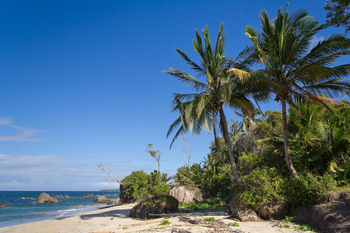
#> input picture images/image2.png, 350 x 233 px
$ jupyter execute '7 - Histograms.ipynb'   (shell and % lines are left out)
#> lines starting #> are read from the running program, lines starting #| are printed output that depends on the picture; after the words box and inside, x2 and y2 are one past the last pixel; in counts of white or black regions, pixels touching at a corner belong together
# Histograms
### - Grayscale Histograms, Color Histograms, Histogram Equalization, Histogram and Masks
### Import the necessary packages

[cell 1]
from matplotlib import pyplot as plt
import numpy as np
import cv2

# 1. Grayscale Histogram

### Load the image, convert it to grayscale, and show it

[cell 2]
image = cv2.imread("images/image2.png")
#> image is the input picture: shape (233, 350, 3); mean B, G, R 136, 110.4, 78.6
gray = cv2.cvtColor(image, cv2.COLOR_BGR2GRAY)
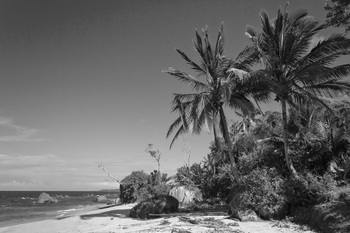
#> gray: shape (233, 350); min 3, max 250, mean 103.8
plt.imshow(gray, cmap='gray')
plt.title('Gray')

### Construct a grayscale histogram

[cell 3]
hist = cv2.calcHist([gray], [0], None, [256], [0, 256])
#> hist = 256 values, max 1023 at index 91, min 0 at index 0, mean 318.6

### Plot the histogram

[cell 4]
plt.figure()
plt.title("Grayscale Histogram")
plt.xlabel("Bins")
plt.ylabel("# of Pixels")
plt.plot(hist)
plt.xlim([0, 256])
plt.show()
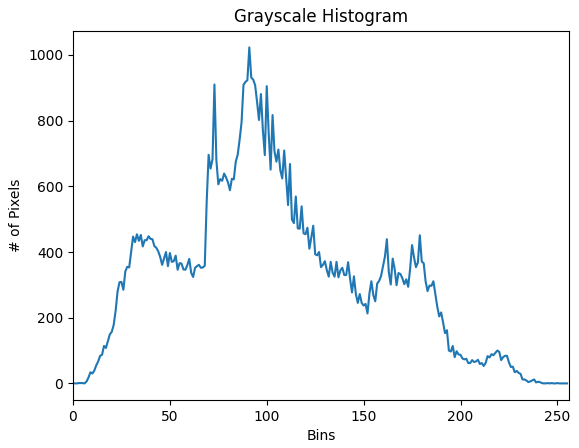
#> figure drawn by matplotlib, 1 panel; curve peaks at x = 91, y = 1023

# 2. Color Histograms

### Grab the image channels, initialize the tuple of colors and the figure

[cell 5]
chans = cv2.split(image)
colors = ("b", "g", "r")
plt.figure()
plt.title("'Flattened' Color Histogram")
plt.xlabel("Bins")
plt.ylabel("# of Pixels")

# Loop over the image channels

for (chan, color) in zip(chans, colors):
    # Create a histogram for the current channel and plot it
    hist = cv2.calcHist([chan], [0], None, [256], [0, 256])
    plt.plot(hist, color = color)
    plt.xlim([0, 256])
#> this loop made 3 passes
#> color on passes 1 to 3: 'b', 'g', 'r'
#> figure, not shown here; curve peaks at x = 185, y = 933; curve peaks at x = 102, y = 1235; curve peaks at x = 0, y = 1510

### Let's move on to 2D histograms

-- I am reducing the number of bins in the histogram from 256 to 32 so we can better visualize the results

[cell 6]
fig = plt.figure(figsize=(18,5))

# Plot a 2D color histogram for green and blue
ax = fig.add_subplot(131)
hist = cv2.calcHist([chans[1], chans[0]], [0, 1], None, [32, 32], [0, 256, 0, 256])
p = ax.imshow(hist, interpolation = "nearest", cmap=plt.cm.jet)
ax.set_title("2D Color Histogram for G and B")
plt.colorbar(p)

[cell 7]
# Plot a 2D color histogram for green and red
fig = plt.figure(figsize=(18,5))

ax = fig.add_subplot(132)
hist = cv2.calcHist([chans[1], chans[2]], [0, 1], None, [32, 32], [0, 256, 0, 256])
p = ax.imshow(hist, interpolation = "nearest", cmap=plt.cm.jet)
ax.set_title("2D Color Histogram for G and R")
plt.colorbar(p)
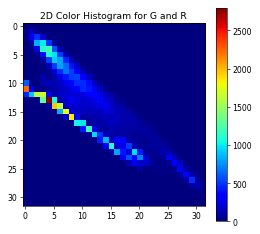
#> figure drawn by matplotlib, 2 panels

[cell 8]
# Plot a 2D color histogram for blue and red
fig = plt.figure(figsize=(18,5))

ax = fig.add_subplot(133)
hist = cv2.calcHist([chans[0], chans[2]], [0, 1], None,
    [32, 32], [0, 256, 0, 256])
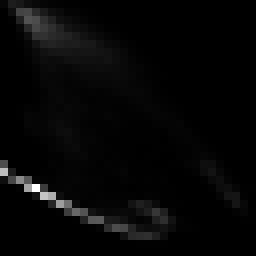
#> hist: shape (32, 32) float32 (shown 8 times larger); min 0, max 2991, mean 79.6; drawn with min black and max white
p = ax.imshow(hist, interpolation = "nearest", cmap=plt.cm.jet)
ax.set_title("2D Color Histogram for B and R")
plt.colorbar(p)
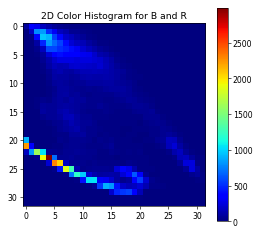
#> figure drawn by matplotlib, 2 panels

# 3. Histogram Equalization

### Apply histogram equalization to stretch the constrast of our Gray image

[cell 9]
eq = cv2.equalizeHist(gray)
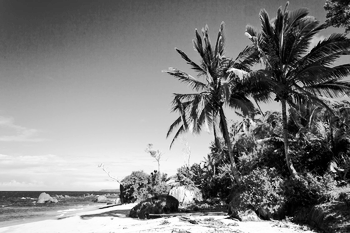
#> eq: shape (233, 350); min 0, max 255, mean 128.3

### Show our images -- notice how the constrast of the second image has been stretched

[cell 10]
plt.figure(figsize=(20,3))
plt.imshow(np.hstack([gray, eq]), cmap='gray')
plt.title('Histogram Equalization (Before and After)')
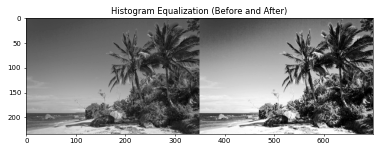
#> figure drawn by matplotlib, 1 panel

# 4. Histogram and Masks

[cell 11]
def plot_histogram(image, title, mask = None):
    # Grab the image channels, initialize the tuple of colors
    # and the figure
#> called with title = 'Histogram for Original Image'
    chans = cv2.split(image)
    colors = ("b", "g", "r")
    plt.figure()
    plt.title(title)
    plt.xlabel("Bins")
    plt.ylabel("# of Pixels")

    # Loop over the image channels
    for (chan, color) in zip(chans, colors):
        # Create a histogram for the current channel and plot it
        hist = cv2.calcHist([chan], [0], mask, [256], [0, 256])
        plt.plot(hist, color = color)
        plt.xlim([0, 256])

### Construct the argument parser and parse the arguments

[cell 12]
# Plot a histogram using the above method
plot_histogram(image, "Histogram for Original Image")
#> figure, not shown here; curve peaks at x = 185, y = 933; curve peaks at x = 102, y = 1235; curve peaks at x = 0, y = 1510

Construct a mask for our image -- our mask will be BLACK for regions we want to IGNORE and WHITE for regions we want to EXAMINE.

In this example we will be examining the foliage of the image, so we'll draw a white rectangle where the foliage is.

[cell 13]
mask = np.zeros(image.shape[:2], dtype = "uint8")
cv2.rectangle(mask, (15, 15), (130, 100), (255,255,255), -1)
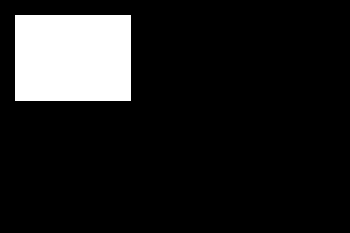
#> mask: shape (233, 350); 12.2% white; 1 white region, box (x1, y1, x2, y2) and area: (15, 15, 131, 101) 9976
plt.imshow(mask, cmap='gray')
plt.title('Mask')

### What does masking our image look like?

[cell 14]
masked = cv2.bitwise_and(image, image, mask = mask)
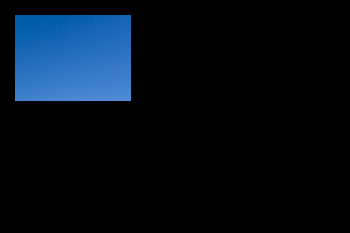
#> masked: shape (233, 350, 3); mean B, G, R 23.3, 13.7, 4.7
plt.imshow(cv2.cvtColor(masked, cv2.COLOR_BGR2RGB))
plt.title("Applying the Mask")

### Let's compute a histogram for our image, but we'll only include pixels in the masked region

[cell 15]
plot_histogram(image, "Histogram for Masked Image", mask = mask)
#> the loop in plot_histogram (call 2), `for (chan, color) in zip(chans, colors):` made 3 passes
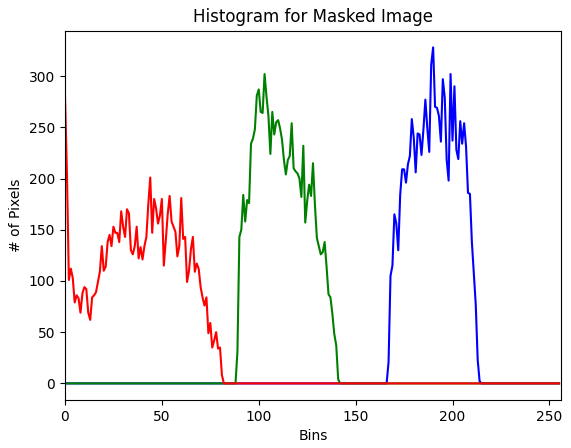
#> figure drawn by matplotlib, 1 panel; curve peaks at x = 190, y = 328; curve peaks at x = 103, y = 302; curve peaks at x = 0, y = 281

$ run again, with images/image3.png copied over images/image2.png
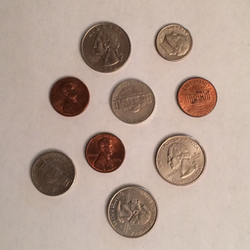
#> input picture images/image3.png, 250 x 250 px
#> image is the input picture: shape (250, 250, 3); mean B, G, R 147.7, 159.9, 180.7
#> `hist = cv2.calcHist([gray], [0], None, [256], [0, 256])`: hist = 256 values, max 2395 at index 199, min 0 at index 0, mean 244.1
#> the loop `for (chan, color) in zip(chans, colors):` made 3 passes
#> color on passes 1 to 3: 'b', 'g', 'r'
#> the loop in plot_histogram, `for (chan, color) in zip(chans, colors):` made 3 passes
#> `cv2.rectangle(mask, (15, 15), (130, 100), (255,255,255), -1)`:
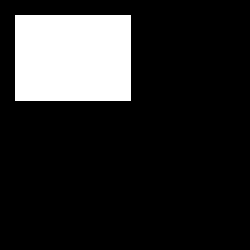
#> mask: shape (250, 250); 16% white; 1 white region, box (x1, y1, x2, y2) and area: (15, 15, 131, 101) 9976
#> the loop in plot_histogram (call 2), `for (chan, color) in zip(chans, colors):` made 3 passes
#> `[cell 15] plot_histogram(image, "Histogram for Masked Image", mask = m..`:
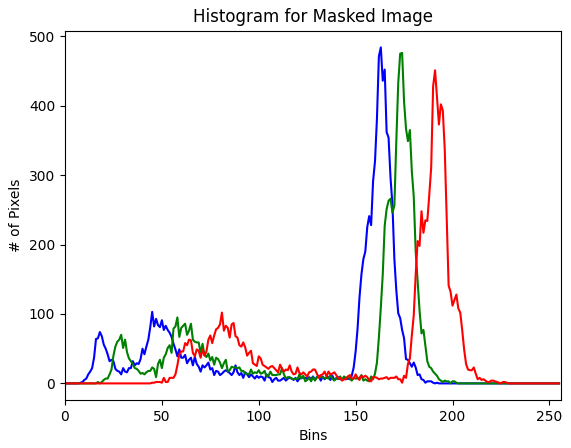
#> figure drawn by matplotlib, 1 panel; curve peaks at x = 163, y = 484; curve peaks at x = 174, y = 476; curve peaks at x = 191, y = 451

$ run again, with images/image4.png copied over images/image2.png
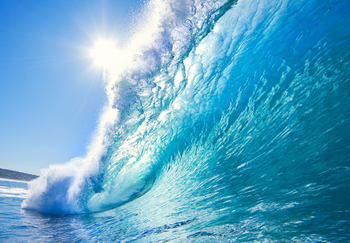
#> input picture images/image4.png, 350 x 243 px
#> image is the input picture: shape (243, 350, 3); mean B, G, R 199.1, 166.5, 93.5
#> `hist = cv2.calcHist([gray], [0], None, [256], [0, 256])`: hist = 256 values, max 937 at index 181, min 0 at index 0, mean 332.2
#> the loop `for (chan, color) in zip(chans, colors):` made 3 passes
#> color on passes 1 to 3: 'b', 'g', 'r'
#> the loop in plot_histogram, `for (chan, color) in zip(chans, colors):` made 3 passes
#> mask: shape (243, 350); 11.7% white; 1 white region, box (x1, y1, x2, y2) and area: (15, 15, 131, 101) 9976
#> the loop in plot_histogram (call 2), `for (chan, color) in zip(chans, colors):` made 3 passes
#> `[cell 15] plot_histogram(image, "Histogram for Masked Image", mask = m..`:
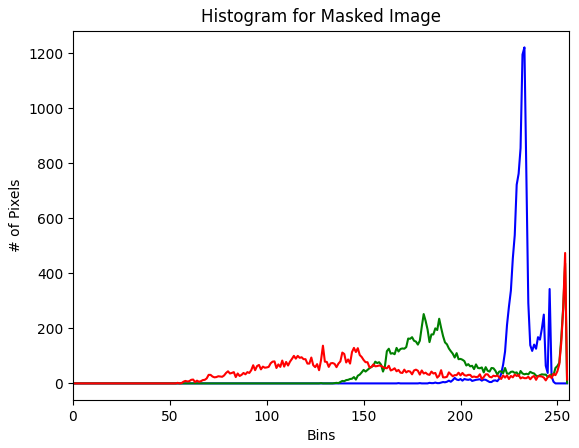
#> figure drawn by matplotlib, 1 panel; curve peaks at x = 233, y = 1221; curve peaks at x = 254, y = 436; curve peaks at x = 254, y = 474
